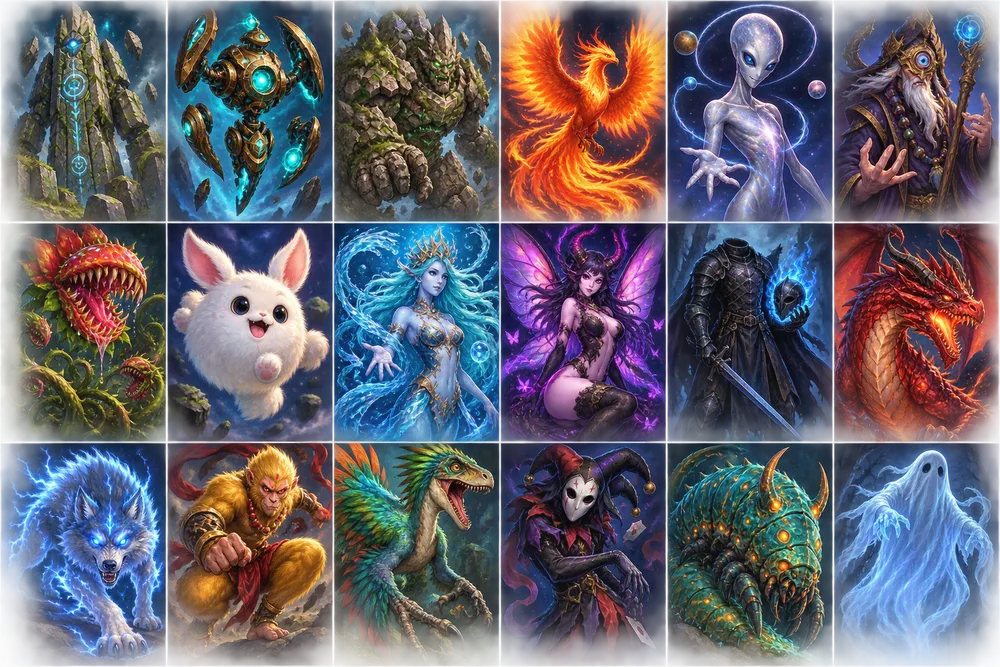
#> input picture assets/images/monster-atlas.webp, 1000 x 667 px, shrunk from 1536 x 1024 before the run
$ python audit-showcase-art.py
#> lines starting #> are read from the running program, lines starting #| are printed output that depends on the picture
#!/usr/bin/env python3
"""Create side-by-side sheets for visually auditing normal and showcase monster art."""

from __future__ import annotations

from pathlib import Path

from PIL import Image, ImageDraw, ImageOps


ROOT = Path(__file__).resolve().parents[1]
IMAGES = ROOT / "assets" / "images"
OUTPUT = ROOT / "tmp" / "showcase-audit"
REFERENCES = ROOT / "tmp" / "showcase-references"
GENERATED = ROOT / "tmp" / "showcase-generated"
CELL = (192, 256)


def base_art(number: int) -> Image.Image:
#> called with number = 1
    if number <= 18:
        with Image.open(IMAGES / "monster-atlas.webp") as source:
#> source is the input picture: PIL image 1000x667 RGBA; mean R, G, B, A 73.1, 69.9, 83.6, 215.3
            atlas = source.convert("RGB")
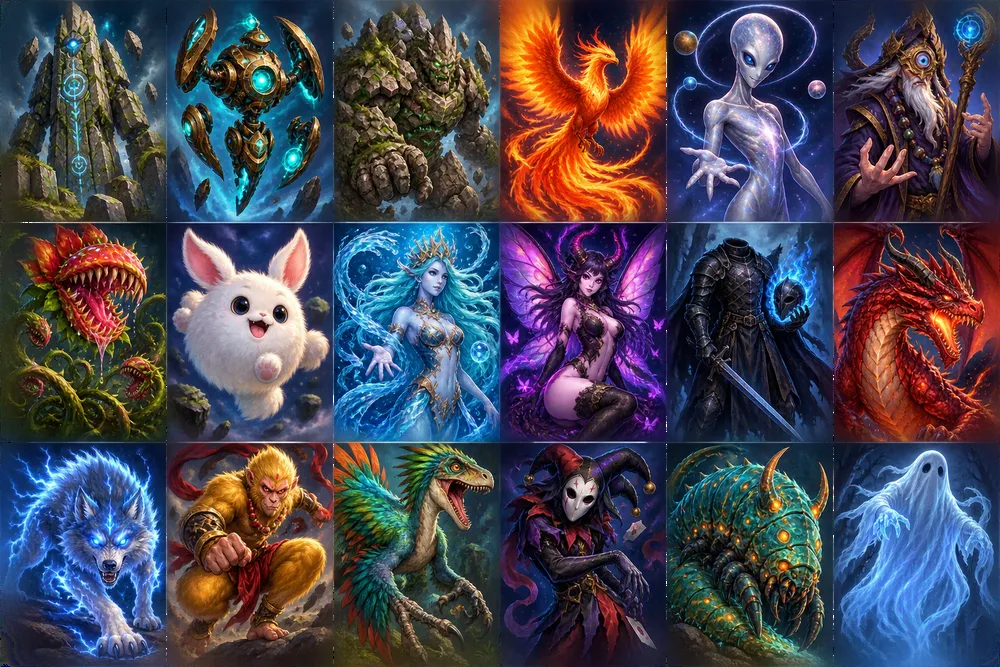
#> atlas: PIL image 1000x667 RGB; mean R, G, B 73.1, 69.9, 83.6
        width = atlas.width // 6
#> width = 166
        height = atlas.height // 3
#> height = 222
        index = number - 1
        return atlas.crop(((index % 6) * width, (index // 6) * height, (index % 6 + 1) * width, (index // 6 + 1) * height))
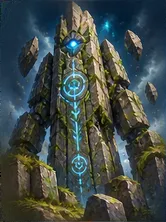
#> returned value: PIL image 166x222 RGB; mean R, G, B 64.4, 74.2, 70.9
#> (the run stopped early here; a loop or call above may not have finished)
